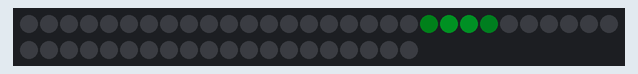
Recording of a program running on a simulated MicroPython board. Parts: 50 RGB LEDs in strip order, left to right, continuing on the next row. Dim RGB values are drawn brighter than linear; library files of the repository ran but are not shown: ws2812b_pio.py; what the program prints to the serial console is not drawn.

Above: at 0.66 s.
At 5.8 s:
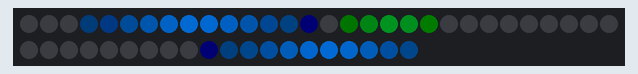
At 10.48 s:
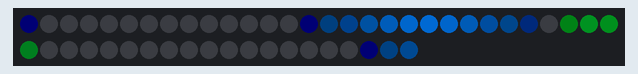
At 20.15 s:
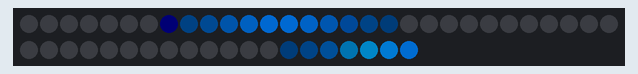
At 29.82 s:
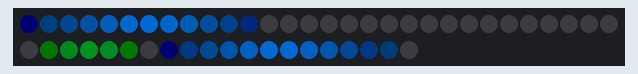
At 39.8 s:
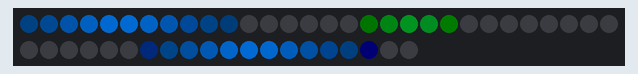

The program:

led_animator.py
```python
import math
import utime
from ws2812b_pio import WS2812B_Driver


class Pulse:
    def __init__(self, red, green, blue, width, lifetime_ms):
        self.activate(red, green, blue, width, lifetime_ms, active=False)

    def activate(self, red, green, blue, width, lifetime_ms, active=True):
        self.red = red
        self.green = green
        self.blue = blue
        self.width = width
        self.lifetime_ms = lifetime_ms
        self.start_time = utime.ticks_ms()
        self.active = active

    def get_progress(self):
        now = utime.ticks_ms()
        elapsed = utime.ticks_diff(now, self.start_time)
        progress = min(1.0, max(0.0, elapsed / self.lifetime_ms))
        return progress

    def get_position(self):
        # Returns normalized position (0-1)
        # Use cosine-based movement for smooth start/end
        progress = self.get_progress()
        angle = math.pi * progress  # 0 to π
        pos = (-math.cos(angle) + 1) / 2  # 0 to 1
        return pos

    def advance(self):
        if self.get_progress() >= 1.0:
            self.active = False


class LingeringPulse(Pulse):
    def __init__(self, offset, red, green, blue, width, lifetime_ms):
        self.offset = offset
        super().activate(red, green, blue, width, lifetime_ms, active=True)

    def advance(self):
        return

    def get_progress(self):
        now = utime.ticks_ms()
        elapsed = utime.ticks_diff(now, self.start_time)
        elapsed = elapsed / self.lifetime_ms

        progress = (math.sin(elapsed) * math.sin(1.235 * elapsed + self.offset) - ((math.sin(0.09 * elapsed + self.offset) + 1) * 13))
        return progress

    def get_position(self):
        return self.offset + self.get_progress() / 50


class LedAnimator:
    def __init__(self, led_strip: WS2812B_Driver):
        self.led_strip = led_strip
        self.pulses = [Pulse(0, 0, 0, 0, 0) for _ in range(10)]
        self.last_service = utime.ticks_ms()

    def add_pulse(self, pulse: Pulse):
        self.pulses.append(pulse)

    def add_wandering_pulse(self, red: int, green: int, blue: int, width: float = 3.0, lifetime_ms: int = 2000):
        pulse: None | Pulse = None
        for i in range(len(self.pulses)):
            if not self.pulses[i].active:
                pulse = self.pulses[i]
                break
        else:
            print("All pulses are allocated, cannot add more.")
            return

        pulse.activate(red, green, blue, width, lifetime_ms)

    def service(self):
        led_count = self.led_strip.led_count
        led_values = [(0, 0, 0) for _ in range(led_count)]

        for pulse in self.pulses:
            if not pulse.active:
                continue

            # Calculate normalized position (0-1)
            pos = pulse.get_position()
            # Map to LED index range, but allow pulse to start before 0 and end after last LED
            start_pos = -pulse.width * 3
            end_pos = led_count + pulse.width * 3
            center = start_pos + pos * (end_pos - start_pos)

            # Determine the range of LEDs affected by this pulse
            min_led = max(0, int(center - pulse.width * 3))
            max_led = min(led_count - 1, int(center + pulse.width * 3))

            for i in range(min_led, max_led + 1):  # Only iterate over affected LEDs
                dist = abs(i - center)
                fade = math.exp(-0.5 * (dist / pulse.width) ** 2)
                edge_fade = 0.7 + 0.3 * fade
                r = int(pulse.red * fade * edge_fade)
                g = int(pulse.green * fade * edge_fade)
                b = int(pulse.blue * fade * edge_fade)
                cr, cg, cb = led_values[i]
                led_values[i] = (
                    min(255, cr + r),
                    min(255, cg + g),
                    min(255, cb + b)
                )
            pulse.advance()

        for i, (r, g, b) in enumerate(led_values):
            self.led_strip.set_led(i, r, g, b)
        self.led_strip.update_strip()


# Standalone demo
if __name__ == "__main__":
    import utime

    from ws2812b_pio import WS2812B_Driver
    LED_COUNT = 50
    led_strip = WS2812B_Driver(pin_num=15, led_count=LED_COUNT, state_machine_id=1)
    animator = LedAnimator(led_strip)

    pulse_interval_ms = 2000  # Add a new pulse every second
    last_pulse_time = utime.ticks_ms()

    print("Starting LED animator demo...")
    animator.add_pulse(LingeringPulse(offset=0.9, red=20, green=0, blue=5, width=1, lifetime_ms=500))
    while True:
        now = utime.ticks_ms()
        if utime.ticks_diff(now, last_pulse_time) > pulse_interval_ms:
            animator.add_wandering_pulse(
                red=64, green=0, blue=128, width=2.0, lifetime_ms=5000
            )
            last_pulse_time = now
        animator.service()
        utime.sleep_ms(20)
```
